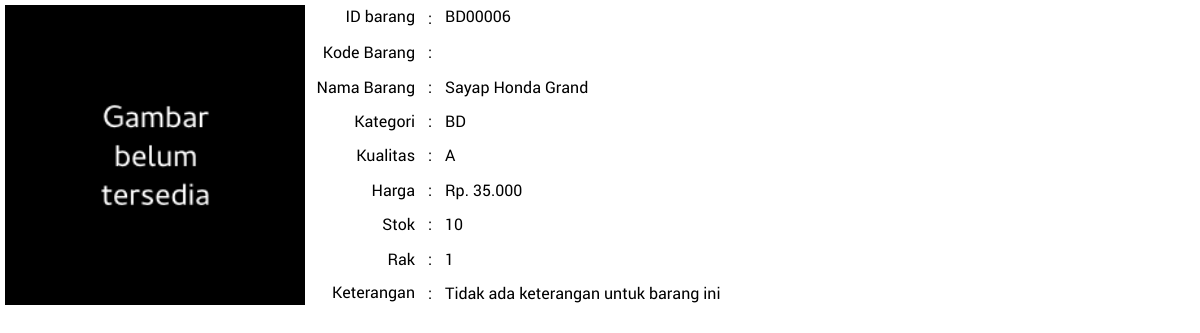
The page /katalog/lihat.php?id_brg=BD00006 on the database as committed earlier.
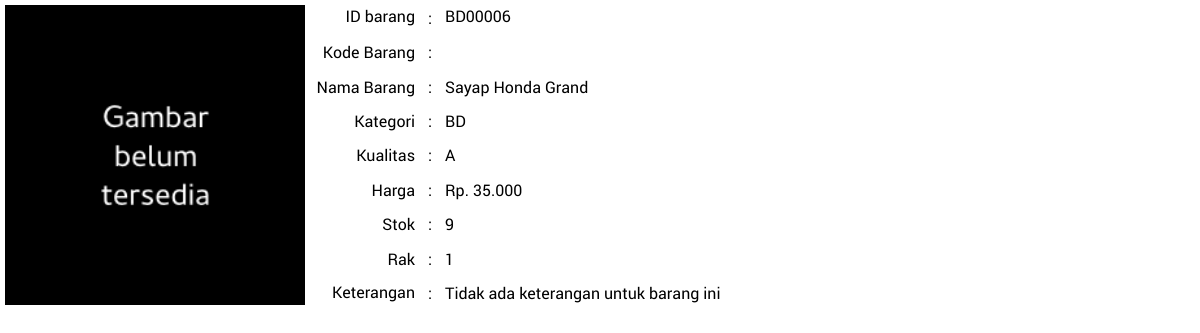
The same page on the database as committed later.
### tables this page shows
CREATE TABLE IF NOT EXISTS `br_data` (
  `id_brg` varchar(9) NOT NULL,
  `kode_brg` varchar(25) NOT NULL,
  `nm_brg` varchar(25) NOT NULL,
  `id_kt_brg` varchar(2) NOT NULL,
  `id_kualitas` varchar(2) NOT NULL,
  `hrg_beli` double NOT NULL,
  `hrg_jual` double NOT NULL,
  `id_satuan` varchar(2) NOT NULL,
  `stok` int(5) NOT NULL,
  `stok_min` int(3) NOT NULL,
  `id_rak` int(2) NOT NULL,
  `id_sup` varchar(5) NOT NULL,
  `tgl_masuk` date NOT NULL,
  `ket_brg` text NOT NULL,
  `photo_brg` text NOT NULL,
  `terjual` int(3) NOT NULL COMMENT 'jumlah yang telah terjual (pelayanan/penjualan)',
  `dipesan` enum('0','1','2') NOT NULL COMMENT '0: sudah diterima/belum dipesan, 1 : sudah dimasukan dalam pesanan 2: pesanan sudah ditindak lanjuti',
  `wkt_ubah` datetime NOT NULL
);

### katalog/lihat.php (the view, shortened to what this page needs)
<?php
	echo "<html>
	<head>
	<link href='../styler/utama.css' rel='stylesheet' type='text/css' />
	</head>";
	$id_brg=$_GET['id_brg'];
	$qry=mysql_query("SELECT * FROM br_data WHERE id_brg='$id_brg'") or die (mysql_error());
	$data=mysql_fetch_object($qry);
	echo "
		<table border='0' cellpadding='5' cellspacing='0' width='100%' align='center'>
			<tr>
				<td width='220px' rowspan='9' valign ='top' ><img src='../adm/".$data->photo_brg."' width='300' ></td>
				<td width='100px' valign='top' align='right'>ID barang</td>
				<td width='10px' align='center'>:</td>
				<td valign='top'>$data->id_brg</td>
			</tr>
			<tr>
				<td align='right'>Kode Barang</td>
				<td align='center'>:</td>
				<td>$data->kode_brg</td>
			</tr>
			<tr>
				<td align='right'>Nama Barang</td>
				<td align='center'>:</td>
				<td>$data->nm_brg</td>
			</tr>
			<tr>
				<td align='right'>Kategori</td>
				<td align='center'>:</td>
				<td>$data->id_kt_brg</td>
			</tr>
			<tr>
				<td align='right'>Kualitas</td>
				<td align='center'>:</td>
				<td >$data->id_kualitas</td>
			</tr>
			<tr>
				<td align='right'>Harga</td>
				<td align='center'>:</td>
				<td>";
				$harga = $data->hrg_jual;
				$Format_Harga = number_format($harga, 0,',','.');
				echo "Rp. $Format_Harga";
			echo"
			</tr>
			<tr>
				<td align='right'>Stok</td>
				<td align='center'>:</td>
				<td>$data->stok</td>
			</tr>
			<tr>
				<td align='right'>Rak</td>
				<td align='center'>:</td>
				<td>$data->id_rak</td>
			</tr>
			<tr>
				<td valign='top' align='right'>Keterangan</td>
				<td align='center'>:</td>
				<td>$data->ket_brg</td>
			</tr>
		</table></html>	";
?>

Rows that differ between the two databases and show on the page:
changed br_data "BD00006": stok "10" → "9"
